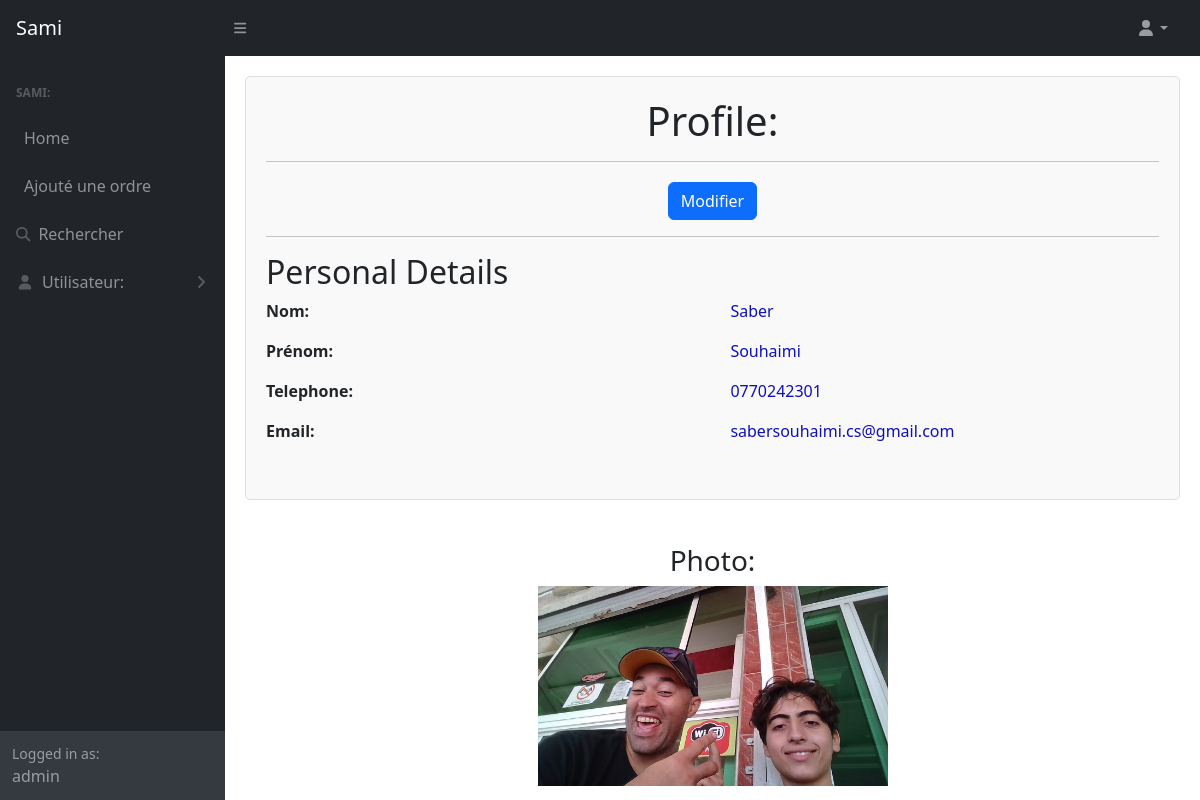
The page /admin_app/profile/ (signed in) on the database its author committed.
### main/models.py (models this page shows, shortened)
class Administrateur(models.Model):
    user = models.ForeignKey(User, on_delete=models.CASCADE)
    nom = models.CharField(max_length=120)
    prenom = models.CharField(max_length=120)
    phone_number = models.CharField(max_length=200)
    email = models.EmailField()
    picture = models.ImageField(upload_to='profile_pictures', blank = True, null = True)
    password = models.CharField(max_length=200,blank = True,null = True)

### admin_app/views.py (the view)
# urls.py: path("profile/", profile_view , name = "profile_view"),
def profile_view(request):
    if request.user.is_authenticated:
        admin_user_info = Administrateur.objects.get(user = request.user)
        return render(request,"profile_a.html",{"data":admin_user_info, "status": "Admin"})
    else:
        return redirect("login_user")

### admin_app/templates/profile_a.html (shortened to what this page needs)
{% extends 'base.html' %}
{% block content %}
<div class="info-container">
    <div class="info-header">
        <h1>Profile:</h1>
        <hr>
    </div>
    <div class="btn-container">
        <a class="btn btn-primary" href="{% url 'edit_profile' data.id %}">Modifier</a>
    </div>
    <hr>
    <div class="detail-section">
        <h2>Personal Details</h2>
        <div class="email-section">
            <div class="email-left">
                <p class="detail-title">Nom:</p>
                <p class="detail-title">Prénom:</p>
                <p class="detail-title">Telephone:</p>
                <p class="detail-title">Email:</p>
            </div>
            <div class="email-right">
                <p>{{ data.nom }}</p>
                <p>{{ data.prenom }}</p>
                <p>{{ data.phone_number }}</p>
                <p>{{data.email}}</p>
            </div>
        </div>
    </div>
</div>
<br>
<h3 align = center>Photo:</h3>
{%if data.picture%}
    <div align = center>
        <img src="{{data.picture.url}}" alt="" width="350" height="200">
    </div>
{%else%}
<p>Pas de photo trouvé</p>
{%endif%}
{% endblock content %}

### admin_app/templates/base.html (shortened to what this page needs)
<!DOCTYPE html>
<html lang="en">
    {%load static%}
    <head>
        <link href="https://cdn.jsdelivr.net/npm/simple-datatables@7.1.2/dist/style.min.css" rel="stylesheet" />
        <link href="{%static 'bootstrap/css/styles.css'%}" rel="stylesheet" />
    </head>
    <body class="sb-nav-fixed">
        <nav class="sb-topnav navbar navbar-expand navbar-dark bg-dark">
            <a class="navbar-brand ps-3" href="{%url 'home_page'%}">Sami</a>
            <button class="btn btn-link btn-sm order-1 order-lg-0 me-4 me-lg-0" id="sidebarToggle" href="#!"><i class="fas fa-bars"></i></button>
            <ul class="navbar-nav ms-auto ms-md-0 me-3 me-lg-4">
                <li class="nav-item dropdown">
                    <a class="nav-link dropdown-toggle" id="navbarDropdown" href="#" role="button" data-bs-toggle="dropdown" aria-expanded="false"><i class="fas fa-user fa-fw"></i></a>
                </li>
            </ul>
        </nav>
        <div id="layoutSidenav">
            <div id="layoutSidenav_nav">
                <nav class="sb-sidenav accordion sb-sidenav-dark" id="sidenavAccordion">
                    <div class="sb-sidenav-menu">
                        <div class="nav">
                            <div class="sb-sidenav-menu-heading">Sami:</div>
                            <a class="nav-link" href="{%url 'home_page'%}">
                                Home
                            </a>
                            <a class="nav-link" href="{%url 'add_ordre'%}">
                                Ajouté une ordre
                            </a>
                            <a class="nav-link" href="{%url 'search_methods'%}">
                                <div class="sb-nav-link-icon"><i class="fas fa-search"></i></div>
                                Rechercher
                            </a>
                            <a class="nav-link collapsed" href="#" data-bs-toggle="collapse" data-bs-target="#collapsePages" aria-expanded="false" aria-controls="collapsePages">
                                <div class="sb-nav-link-icon"><i class="fas fa-user fa-fw"></i></div>
                                Utilisateur:
                                <div class="sb-sidenav-collapse-arrow"><i class="fas fa-angle-down"></i></div>
                            </a>
                        </div>
                    </div>
                    <div class="sb-sidenav-footer">
                        <div class="small">Logged in as:</div>
                        {{request.user.username}}
                    </div>
                </nav>
            </div>
            <div id="layoutSidenav_content">
                <main>
                        {%block content%}
                        {%endblock content%}
                </main>
            </div>
        </div>
    </body>
</html>

### admin_app/templates/profile_a.html (style rules this page uses)
.info-container { padding: 20px; border: 1px solid #ddd; border-radius: 5px; margin: 20px; background-color: #f9f9f9; }
.info-header { text-align: center; margin-bottom: 20px; }
.btn-container { text-align: center; margin-top: 20px; }
.detail-section { margin-bottom: 20px; }
.detail-title { font-weight: bold; }
.email-section { display: flex; justify-content: space-between; margin-bottom: 20px; }
.email-left, .email-right { flex-basis: 48%; }
.email-right p { color: rgb(15, 15, 190); }

### rows shown on the page
Administrateur: nom "Saber", prenom "Souhaimi", phone_number "0770242301", email "sabersouhaimi.cs@gmail.com", picture (picture)

### other values the page prints
{{ request.user.username }} "admin"
